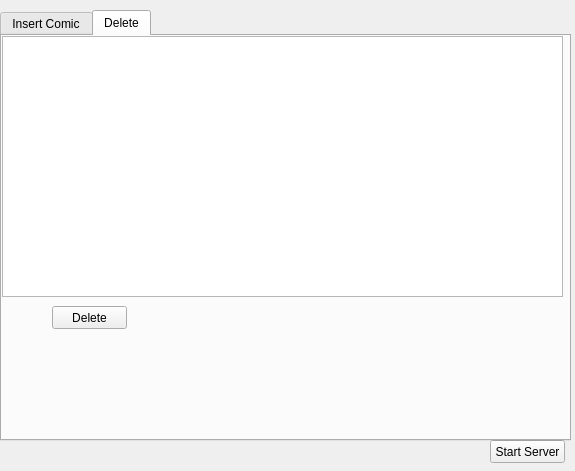
<?xml version="1.0" encoding="UTF-8"?>
<ui version="4.0">
 <class>MainWindow</class>
 <widget class="QMainWindow" name="MainWindow">
  <property name="geometry">
   <rect>
    <x>0</x>
    <y>0</y>
    <width>575</width>
    <height>471</height>
   </rect>
  </property>
  <property name="windowTitle">
   <string>MainWindow</string>
  </property>
  <widget class="QWidget" name="centralWidget">
   <widget class="QPushButton" name="pushButton">
    <property name="geometry">
     <rect>
      <x>490</x>
      <y>440</y>
      <width>75</width>
      <height>23</height>
     </rect>
    </property>
    <property name="text">
     <string>Start Server</string>
    </property>
   </widget>
   <widget class="QTabWidget" name="tabWidget">
    <property name="geometry">
     <rect>
      <x>0</x>
      <y>10</y>
      <width>571</width>
      <height>431</height>
     </rect>
    </property>
    <property name="currentIndex">
     <number>1</number>
    </property>
    <widget class="QWidget" name="tab">
     <attribute name="title">
      <string>Insert Comic</string>
     </attribute>
     <widget class="QLabel" name="label_4">
      <property name="geometry">
       <rect>
        <x>40</x>
        <y>100</y>
        <width>47</width>
        <height>13</height>
       </rect>
      </property>
      <property name="text">
       <string>Stock</string>
      </property>
     </widget>
     <widget class="QLineEdit" name="lineEdit">
      <property name="geometry">
       <rect>
        <x>100</x>
        <y>20</y>
        <width>113</width>
        <height>20</height>
       </rect>
      </property>
     </widget>
     <widget class="QPushButton" name="pushButton_2">
      <property name="geometry">
       <rect>
        <x>100</x>
        <y>140</y>
        <width>101</width>
        <height>23</height>
       </rect>
      </property>
      <property name="text">
       <string>Insert</string>
      </property>
     </widget>
     <widget class="QLabel" name="label">
      <property name="geometry">
       <rect>
        <x>40</x>
        <y>20</y>
        <width>47</width>
        <height>13</height>
       </rect>
      </property>
      <property name="text">
       <string>ID:</string>
      </property>
     </widget>
     <widget class="QLabel" name="label_3">
      <property name="geometry">
       <rect>
        <x>40</x>
        <y>80</y>
        <width>47</width>
        <height>13</height>
       </rect>
      </property>
      <property name="text">
       <string>Price</string>
      </property>
     </widget>
     <widget class="QSpinBox" name="spinBox">
      <property name="geometry">
       <rect>
        <x>100</x>
        <y>110</y>
        <width>42</width>
        <height>22</height>
       </rect>
      </property>
     </widget>
     <widget class="QLineEdit" name="lineEdit_3">
      <property name="geometry">
       <rect>
        <x>100</x>
        <y>80</y>
        <width>113</width>
        <height>20</height>
       </rect>
      </property>
     </widget>
     <widget class="QLabel" name="label_2">
      <property name="geometry">
       <rect>
        <x>40</x>
        <y>50</y>
        <width>47</width>
        <height>13</height>
       </rect>
      </property>
      <property name="text">
       <string>Name:</string>
      </property>
     </widget>
     <widget class="QLineEdit" name="lineEdit_2">
      <property name="geometry">
       <rect>
        <x>100</x>
        <y>50</y>
        <width>113</width>
        <height>20</height>
       </rect>
      </property>
     </widget>
    </widget>
    <widget class="QWidget" name="tab_2">
     <attribute name="title">
      <string>Delete</string>
     </attribute>
     <widget class="QPushButton" name="pushButton_3">
      <property name="geometry">
       <rect>
        <x>50</x>
        <y>270</y>
        <width>75</width>
        <height>23</height>
       </rect>
      </property>
      <property name="text">
       <string>Delete</string>
      </property>
     </widget>
     <widget class="QTableWidget" name="tableWidget">
      <property name="geometry">
       <rect>
        <x>0</x>
        <y>0</y>
        <width>561</width>
        <height>261</height>
       </rect>
      </property>
     </widget>
    </widget>
   </widget>
  </widget>
 </widget>
 <layoutdefault spacing="6" margin="11"/>
 <resources/>
 <connections/>
</ui>
